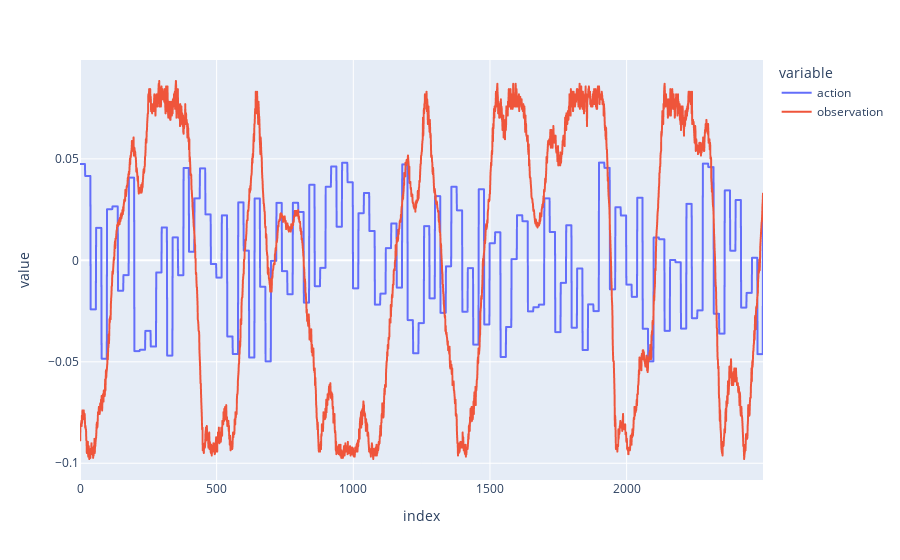

Notebook code cell kept with this figure:
### Code cell
px.line(dfs[1], y=["action", "observation"])

### Figure 1 — Plotly figure (JSON) as saved in the notebook; plotly's stock layout.template omitted (floating-point values rounded to 4 significant figures; data arrays with more than 128 entries replaced by an {"elided": "..."} marker saying what was removed)
{"data": [{"hovertemplate": "variable=action<br>index=%{x}<br>value=%{y}<extra></extra>", "legendgroup": "action", "line": {"color": "#636efa", "dash": "solid"}, "marker": {"symbol": "circle"}, "mode": "lines", "name": "action", "showlegend": true, "type": "scattergl", "x": {"elided": "2500 int values"}, "xaxis": "x", "y": {"elided": "2500 float values"}, "yaxis": "y"}, {"hovertemplate": "variable=observation<br>index=%{x}<br>value=%{y}<extra></extra>", "legendgroup": "observation", "line": {"color": "#EF553B", "dash": "solid"}, "marker": {"symbol": "circle"}, "mode": "lines", "name": "observation", "showlegend": true, "type": "scattergl", "x": {"elided": "2500 int values"}, "xaxis": "x", "y": {"elided": "2500 float values"}, "yaxis": "y"}], "layout": {"legend": {"title": {"text": "variable"}, "tracegroupgap": 0}, "margin": {"t": 60}, "xaxis": {"anchor": "y", "domain": [0, 1], "title": {"text": "index"}}, "yaxis": {"anchor": "x", "domain": [0, 1], "title": {"text": "value"}}}}
